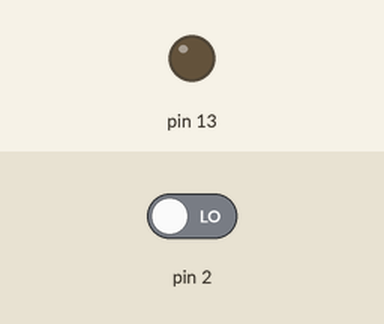
This sketch was run on a simulated Arduino Uno, built with avr-gcc and run on an emulated ATmega328P. Shown: output pins drawn as LEDs (lit = HIGH). Dashed ring = blinking. The inputs (shaded band) are chosen by the test bench; at power-on: pin 2 LOW.

Above: at 1.2 s.
1.3 s: pin 2 driven HIGH
At 1.7 s:
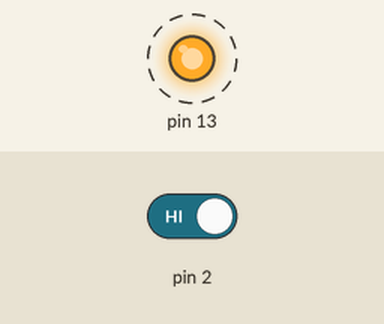
4.3 s: pin 2 driven LOW
At 4.8 s:
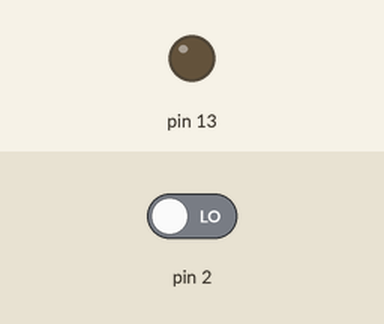
Timing chart, 0 to 7.3 s (numbered marks = the images above; inputs shaded):
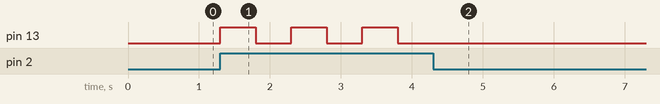

The sketch:

input1.ino
```cpp
void setup() {
pinMode(13,OUTPUT);
pinMode(A0,INPUT);
}

void loop() {
  if(digitalRead(2)){
   digitalWrite(13,HIGH);
   delay(500);
   digitalWrite(13,LOW);
   delay(500);
  }
}
```

Measured:
- after the input at 1.3 s, pin 13: alternates HIGH for 0.50 s and LOW for 0.50 s, starting at once
- after the input at 4.3 s, pin 13: stops changing and stays LOW
